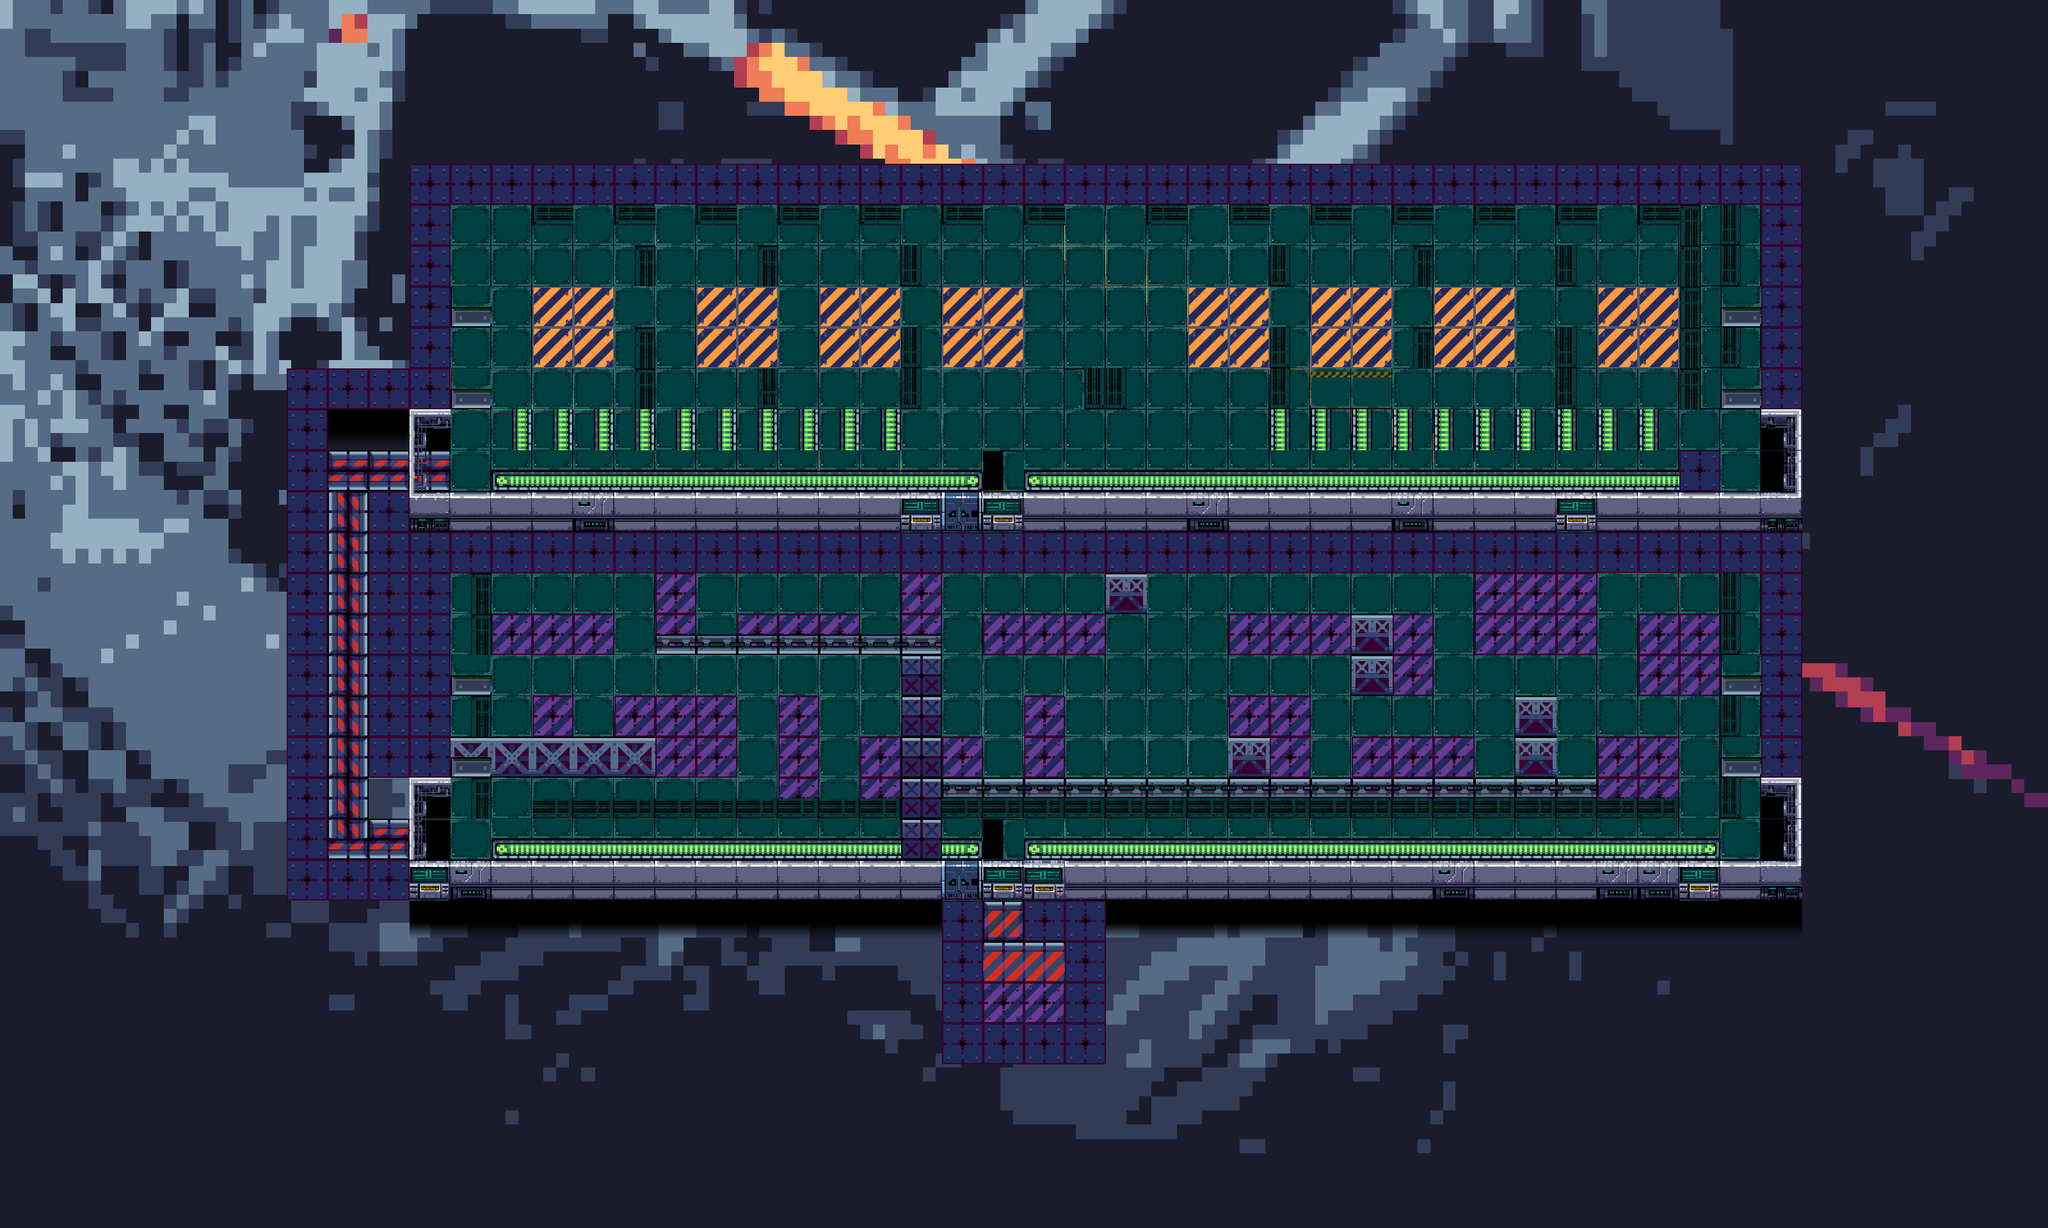

This is a level from a 2D game, rendered from its Tiled map with the project's own tilesets. A one-line summary and the map file follow, with tile-layer data summarised:
An orthogonal 50x30 tile map with 64x64 px tiles, 9 tile layers (Background, Ground 0, Ground 1, Tile Layer 6, ...), 3 tilesets and 68 objects (29x wall, 6x X, 5x zombiey, 4x zombiex, 4x block, ...).

<map version="1.10" tiledversion="1.10.2" orientation="orthogonal" renderorder="right-down" width="50" height="30" tilewidth="64" tileheight="64" infinite="0" nextlayerid="19" nextobjectid="133">
 <tileset firstgid="1" source="../img/final_tilemap_2.tsx" />
 <tileset firstgid="1297" source="../img/final_tilemap.tsx" />
 <tileset firstgid="1631" source="../img/lvl3_bg.tsx" />
 <layer id="1" name="Background" width="50" height="30">
  <data>[1500 cells, 1500 non-empty, 1500 distinct tile ids]</data>
 </layer>
 <group id="17" name="Group 3" offsetx="-128" offsety="0">
  <group id="15" name="Group 2">
   <group id="8" name="Ground">
    <layer id="5" name="Ground 0" width="50" height="30">
     <data>[1500 cells, 113 non-empty, 9 distinct tile ids]</data>
    </layer>
    <layer id="3" name="Ground 1" width="50" height="30">
     <data>[1500 cells, 471 non-empty, 12 distinct tile ids]</data>
    </layer>
    <layer id="9" name="Tile Layer 6" width="50" height="30">
     <data>[1500 cells, 1 non-empty, 1 distinct tile ids]</data>
    </layer>
    <layer id="6" name="Ground 2" width="50" height="30">
     <data>[1500 cells, 157 non-empty, 10 distinct tile ids]</data>
    </layer>
   </group>
   <layer id="7" name="Walls" width="50" height="30">
    <data>[1500 cells, 98 non-empty, 12 distinct tile ids]</data>
   </layer>
   <layer id="16" name="Corners" width="50" height="30">
    <data>[1500 cells, 6 non-empty, 3 distinct tile ids]</data>
   </layer>
   <layer id="13" name="Map Objects" width="50" height="30">
    <data>[1500 cells, 58 non-empty, 10 distinct tile ids]</data>
   </layer>
   <layer id="14" name="Invisible Walls" width="50" height="30">
    <data>[1500 cells, 131 non-empty, 2 distinct tile ids]</data>
   </layer>
  </group>
  <objectgroup id="2" name="Object Layer 1">
   <object id="61" name="wall" x="2880" y="256" width="64" height="1152" />
   <object id="62" name="wall" x="768" y="256" width="2112" height="64" />
   <object id="63" name="wall" x="768" y="320" width="64" height="320" />
   <object id="64" name="wall" x="576" y="576" width="192" height="64" />
   <object id="65" name="wall" x="576" y="640" width="64" height="768" />
   <object id="66" name="wall" x="640" y="1344" width="1024" height="64" />
   <object id="67" name="wall" x="1792" y="1344" width="1088" height="64" />
   <object id="68" name="wall" x="768" y="768" width="2112" height="128" />
   <object id="69" name="wall" x="704" y="768" width="64" height="448" />
   <object id="70" name="wall" x="768" y="896" width="64" height="320" />
   <object id="71" name="wall" x="832" y="1152" width="320" height="64" />
   <object id="72" name="wall" x="832" y="1184" width="64" height="32" />
   <object id="73" name="wall" x="832" y="1056" width="64" height="32" />
   <object id="74" name="wall" x="1536" y="1024" width="64" height="320" />
   <object id="75" name="wall" x="1792" y="1408" width="64" height="256" />
   <object id="77" name="wall" x="1600" y="1408" width="64" height="192" />
   <object id="78" name="wall" x="1600" y="1600" width="192" height="64" />
   <object id="79" name="wall" x="1856" y="896" width="64" height="64" />
   <object id="80" name="wall" x="2240" y="960" width="64" height="128" />
   <object id="81" name="wall" x="2048" y="1152" width="64" height="64" />
   <object id="82" name="wall" x="2496" y="1088" width="64" height="128" />
   <object id="83" name="wall" x="1152" y="992" width="448" height="32" />
   <object id="84" name="wall" x="1600" y="1216" width="1024" height="32" />
   <object id="85" name="wall" x="2816" y="1056" width="64" height="32" />
   <object id="86" name="wall" x="2816" y="1184" width="64" height="32" />
   <object id="87" name="wall" x="832" y="480" width="64" height="32" />
   <object id="88" name="wall" x="832" y="608" width="64" height="32" />
   <object id="89" name="wall" x="2816" y="480" width="64" height="32" />
   <object id="90" name="wall" x="2816" y="608" width="64" height="32" />
   <object id="91" name="zombiex" x="1216" y="1152" width="59" height="64" />
   <object id="92" name="zombiex" x="1024" y="960" width="59" height="64" />
   <object id="93" name="zombiey" x="1920" y="1024" width="59" height="64" />
   <object id="94" name="zombiey" x="2112" y="960" width="59" height="64" />
   <object id="95" name="zombiey" x="2304" y="1088" width="59" height="64" />
   <object id="96" name="zombiey" x="2624" y="1024" width="59" height="64" />
   <object id="97" name="finish" x="1664" y="1536" width="128" height="64">
    <ellipse />
   </object>
   <object id="98" name="player" x="2758" y="661" width="50" height="75" />
   <object id="99" name="chest" x="984" y="472" width="80" height="80" />
   <object id="100" name="1" x="2696" y="520" width="48" height="48" />
   <object id="101" name="2" x="2632" y="456" width="48" height="48" />
   <object id="102" name="X" x="2440" y="456" width="48" height="48" />
   <object id="103" name="-" x="2440" y="520" width="48" height="48" />
   <object id="104" name="+" x="2376" y="456" width="48" height="48" />
   <object id="105" name="X" x="2376" y="520" width="48" height="48" />
   <object id="106" name="4" x="2184" y="456" width="48" height="48" />
   <object id="107" name="3" x="2248" y="520" width="48" height="48" />
   <object id="108" name="5" x="1672" y="520" width="48" height="48" />
   <object id="109" name="6" x="1608" y="456" width="48" height="48" />
   <object id="110" name="8" x="1224" y="456" width="48" height="48" />
   <object id="111" name="7" x="1288" y="520" width="48" height="48" />
   <object id="112" name="X" x="2056" y="456" width="48" height="48" />
   <object id="113" name="-" x="2056" y="520" width="48" height="48" />
   <object id="114" name="+" x="1992" y="456" width="48" height="48" />
   <object id="115" name="X" x="1992" y="520" width="48" height="48" />
   <object id="116" name="X" x="1480" y="456" width="48" height="48" />
   <object id="117" name="-" x="1480" y="520" width="48" height="48" />
   <object id="118" name="+" x="1416" y="456" width="48" height="48" />
   <object id="119" name="X" x="1416" y="520" width="48" height="48" />
   <object id="121" name="zombiey" x="1826" y="610" width="59" height="64" />
   <object id="124" name="zombiex" x="1152" y="512" width="59" height="64" />
   <object id="125" name="zombiex" x="2560" y="448" width="59" height="64" />
   <object id="126" name="radiofinal" x="848" y="917" width="32" height="32" />
   <object id="127" name="radio" x="2831.5" y="911.5" width="32" height="32" />
   <object id="128" name="block" x="847.833" y="656.667" width="32" height="32" />
   <object id="129" name="block" x="907.833" y="656.167" width="32" height="32" />
   <object id="130" name="block" x="1037.33" y="655.667" width="32" height="32" />
   <object id="131" name="block" x="970" y="655.5" width="32" height="32" />
   <object id="132" name="tutorial" x="2496" y="576" width="192" height="192" />
  </objectgroup>
 </group>
</map>